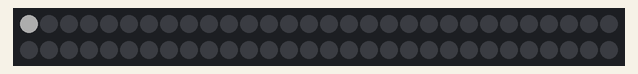
This sketch was run on a simulated Arduino Uno, built with avr-gcc and run on an emulated ATmega328P. Shown: 60 RGB LEDs in strip order, left to right, continuing on the next row. Dim RGB values are drawn brighter than linear.

Above: at 3.1 s.
At 3.8 s:
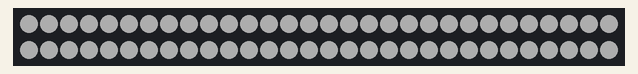

The sketch:

LED_strip.ino
```cpp
#include "FastLED.h"

#define LED_PIN     6 // Data pin

// Information about the LED strip itself
#define NUM_LEDS    60 //Number of LED in the whole spripe
#define CHIPSET     WS2812B
#define COLOR_ORDER GRB

CRGB leds[NUM_LEDS];

#define BRIGHTNESS  50


#define TEMPERATURE_1 Tungsten100W
#define TEMPERATURE_2 OvercastSky

// How many seconds to show each temperature before switching
#define DISPLAYTIME 20
// How many seconds to show black between switches
#define BLACKTIME   3

void loop()
{
    //    for(int dot = 0; dot < NUM_LEDS; dot++) {
     //       leds[dot] = CRGB::White;
      //      FastLED.show();
            // clear this led for the next time around the loop
            //leds[dot] = CRGB::Black;
       //     delay(30);
     //   }
   //     for(int dot = 0; dot < NUM_LEDS; dot++) {
   //       leds[dot] = CRGB::Black;
   //       }
 // FastLED.show();
 // FastLED.delay(8);
}

void setup() {
  delay( 3000 ); // power-up safety delay
  // It's important to set the color correction for your LED strip here,
  // so that colors can be more accurately rendered through the 'temperature' profiles
  FastLED.addLeds<CHIPSET, LED_PIN, COLOR_ORDER>(leds, NUM_LEDS).setCorrection( TypicalSMD5050 );
  FastLED.setBrightness( BRIGHTNESS );
          for(int dot = 0; dot < NUM_LEDS; dot++) {
            leds[dot] = CRGB::White;
            FastLED.show();
            // clear this led for the next time around the loop
            //leds[dot] = CRGB::Black;
            delay(10);
        }
}
```
